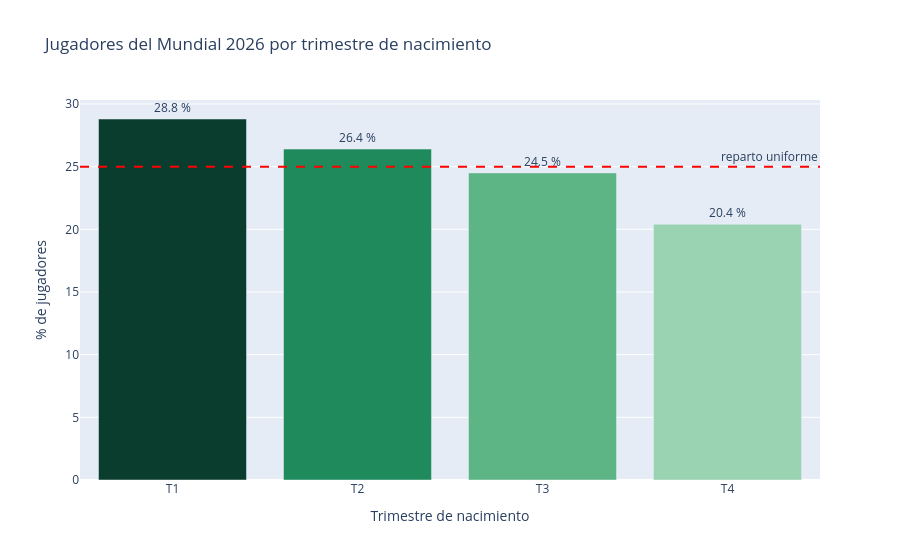

Notebook cell for this chart:
### Markdown cell above
#### 3.5 Distribución por trimestre
Agrupamos por trimestre para ver de una manera más visual si la tendencia es visible.

### Code cell
# Calculamos porcentajes por trimestre
por_trimestre = nacimientos["trimestre"].value_counts(normalize=True).sort_index() * 100 
por_trimestre = por_trimestre.round(1).reset_index()
por_trimestre.columns = ["trimestre", "porcentaje"]

# Los colores los hemos buscado para tener el mismo color pero de distintos tonos
fig = px.bar(por_trimestre, x="trimestre", y="porcentaje", text="porcentaje",
             color="trimestre", color_discrete_sequence= ["#0B3D2E", "#1F8A5B", "#5DB585", "#9AD3B1"],
             title="Jugadores del Mundial 2026 por trimestre de nacimiento",
             labels={"trimestre": "Trimestre de nacimiento", "porcentaje": "% de jugadores"})
fig.update_traces(texttemplate="%{text} %", textposition="outside")
fig.add_hline(y=25, line_dash="dash", line_color="red", annotation_text="reparto uniforme")
fig.update_layout(showlegend=False)
fig.show()

### Figure 1 — Plotly figure (JSON) as saved in the notebook; plotly's stock layout.template omitted (floating-point values rounded to 4 significant figures)
{"data": [{"alignmentgroup": "True", "hovertemplate": "Trimestre de nacimiento=%{x}<br>% de jugadores=%{text}<extra></extra>", "legendgroup": "T1", "marker": {"color": "#0B3D2E", "pattern": {"shape": ""}}, "name": "T1", "offsetgroup": "T1", "orientation": "v", "showlegend": true, "text": [28.8], "textposition": "outside", "texttemplate": "%{text} %", "type": "bar", "x": ["T1"], "xaxis": "x", "y": [28.8], "yaxis": "y"}, {"alignmentgroup": "True", "hovertemplate": "Trimestre de nacimiento=%{x}<br>% de jugadores=%{text}<extra></extra>", "legendgroup": "T2", "marker": {"color": "#1F8A5B", "pattern": {"shape": ""}}, "name": "T2", "offsetgroup": "T2", "orientation": "v", "showlegend": true, "text": [26.4], "textposition": "outside", "texttemplate": "%{text} %", "type": "bar", "x": ["T2"], "xaxis": "x", "y": [26.4], "yaxis": "y"}, {"alignmentgroup": "True", "hovertemplate": "Trimestre de nacimiento=%{x}<br>% de jugadores=%{text}<extra></extra>", "legendgroup": "T3", "marker": {"color": "#5DB585", "pattern": {"shape": ""}}, "name": "T3", "offsetgroup": "T3", "orientation": "v", "showlegend": true, "text": [24.5], "textposition": "outside", "texttemplate": "%{text} %", "type": "bar", "x": ["T3"], "xaxis": "x", "y": [24.5], "yaxis": "y"}, {"alignmentgroup": "True", "hovertemplate": "Trimestre de nacimiento=%{x}<br>% de jugadores=%{text}<extra></extra>", "legendgroup": "T4", "marker": {"color": "#9AD3B1", "pattern": {"shape": ""}}, "name": "T4", "offsetgroup": "T4", "orientation": "v", "showlegend": true, "text": [20.4], "textposition": "outside", "texttemplate": "%{text} %", "type": "bar", "x": ["T4"], "xaxis": "x", "y": [20.4], "yaxis": "y"}], "layout": {"annotations": [{"showarrow": false, "text": "reparto uniforme", "x": 1, "xanchor": "right", "xref": "x domain", "y": 25, "yanchor": "bottom", "yref": "y"}], "barmode": "relative", "legend": {"title": {"text": "Trimestre de nacimiento"}, "tracegroupgap": 0}, "shapes": [{"line": {"color": "red", "dash": "dash"}, "type": "line", "x0": 0, "x1": 1, "xref": "x domain", "y0": 25, "y1": 25, "yref": "y"}], "showlegend": false, "title": {"text": "Jugadores del Mundial 2026 por trimestre de nacimiento"}, "xaxis": {"anchor": "y", "categoryarray": ["T1", "T2", "T3", "T4"], "categoryorder": "array", "domain": [0, 1], "title": {"text": "Trimestre de nacimiento"}}, "yaxis": {"anchor": "x", "domain": [0, 1], "title": {"text": "% de jugadores"}}}}
